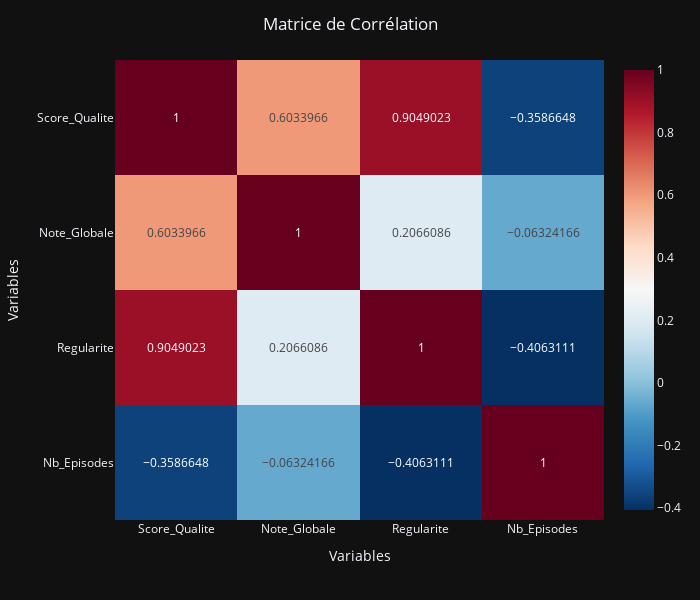

The code cell stored with this chart in its notebook:
### Markdown cell above
Correlation

### Code cell
import plotly.express as px

# 1. Calcul de la corrélation
correlation = df_clean[['Score_Qualite', 'Note_Globale', 'Regularite', 'Nb_Episodes']].corr()

# 2. Création de la figure (This is the missing step!)
fig = px.imshow(correlation, text_auto=True, aspect="auto", color_continuous_scale='RdBu_r')

# 3. Amélioration du design
fig.update_layout(
    title_text="Matrice de Corrélation",
    title_x=0.5,
    xaxis_title="Variables",
    yaxis_title="Variables",
    width=700,
    height=600
)

fig.show()

### Figure 1 — Plotly figure (JSON) as saved in the notebook; plotly's stock layout.template omitted (floating-point values rounded to 4 significant figures)
{"data": [{"coloraxis": "coloraxis", "name": "0", "texttemplate": "%{z}", "x": ["Score_Qualite", "Note_Globale", "Regularite", "Nb_Episodes"], "y": ["Score_Qualite", "Note_Globale", "Regularite", "Nb_Episodes"], "z": [[1.0, 0.6034, 0.9049, -0.3587], [0.6034, 1.0, 0.2066, -0.06324], [0.9049, 0.2066, 1.0, -0.4063], [-0.3587, -0.06324, -0.4063, 1.0]], "type": "heatmap", "xaxis": "x", "yaxis": "y", "hovertemplate": "x: %{x}<br>y: %{y}<br>color: %{z}<extra></extra>"}], "layout": {"xaxis": {"anchor": "y", "domain": [0.0, 1.0], "title": {"text": "Variables"}}, "yaxis": {"anchor": "x", "domain": [0.0, 1.0], "autorange": "reversed", "title": {"text": "Variables"}}, "coloraxis": {"colorscale": [[0.0, "rgb(5,48,97)"], [0.1, "rgb(33,102,172)"], [0.2, "rgb(67,147,195)"], [0.3, "rgb(146,197,222)"], [0.4, "rgb(209,229,240)"], [0.5, "rgb(247,247,247)"], [0.6, "rgb(253,219,199)"], [0.7, "rgb(244,165,130)"], [0.8, "rgb(214,96,77)"], [0.9, "rgb(178,24,43)"], [1.0, "rgb(103,0,31)"]]}, "margin": {"t": 60}, "title": {"text": "Matrice de Corrélation", "x": 0.5}, "width": 700, "height": 600}}
